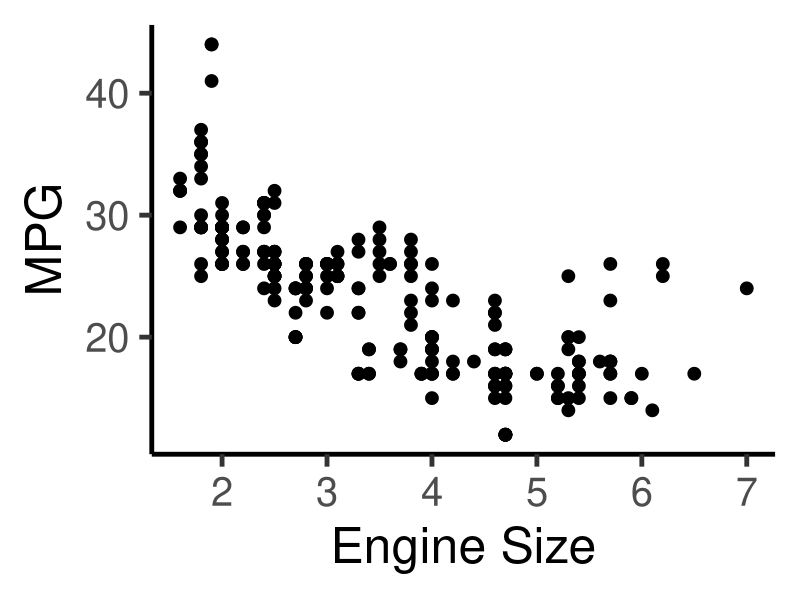
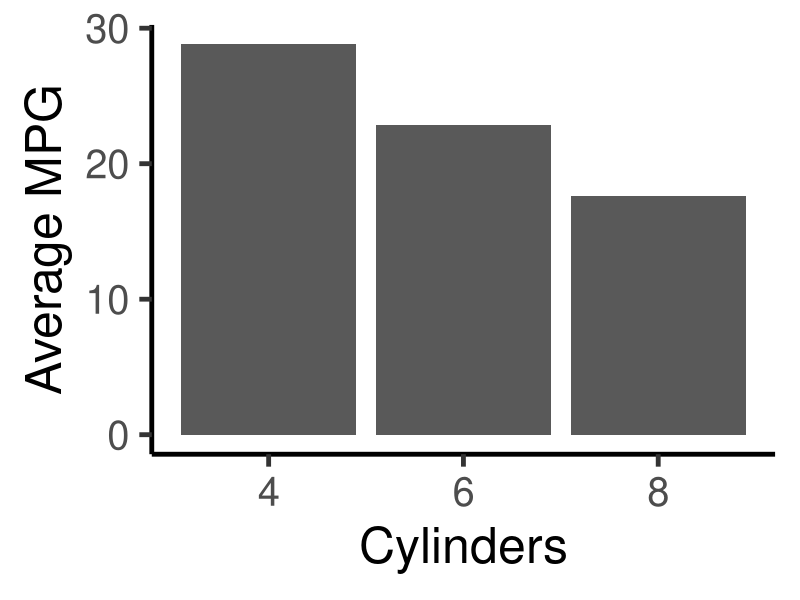
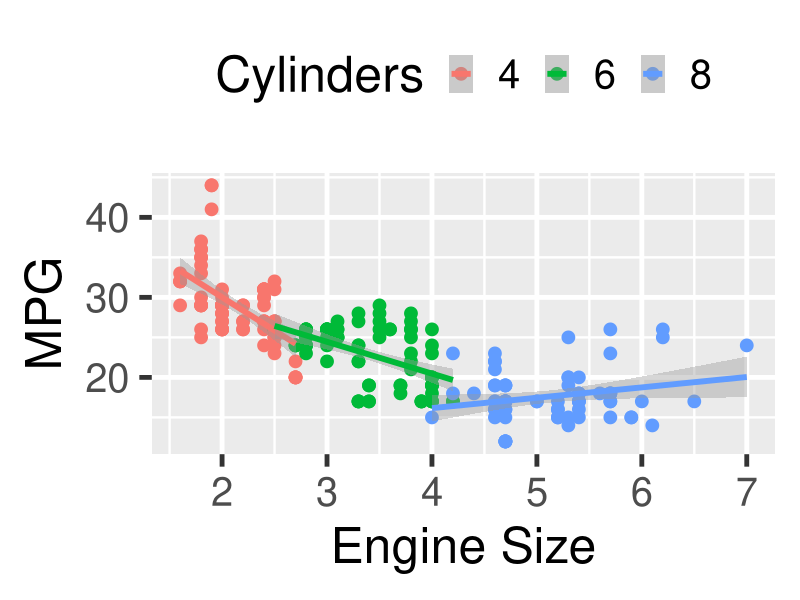
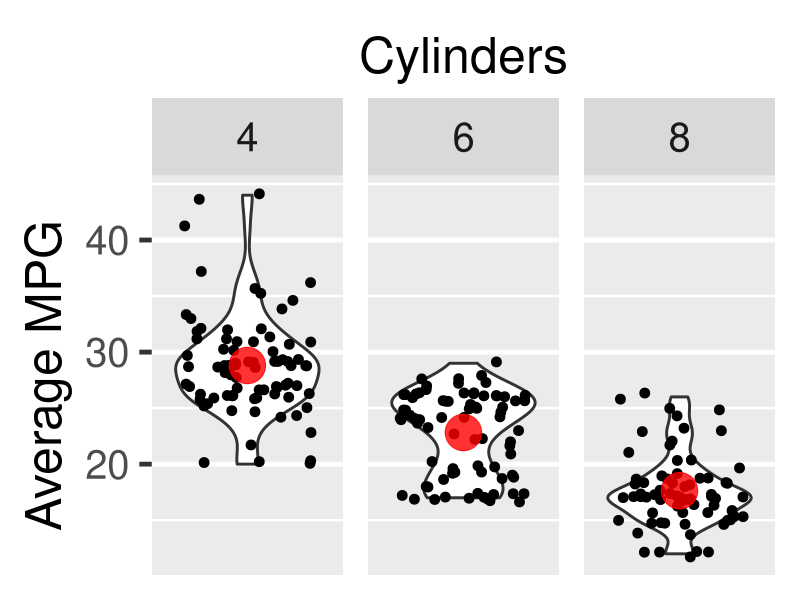
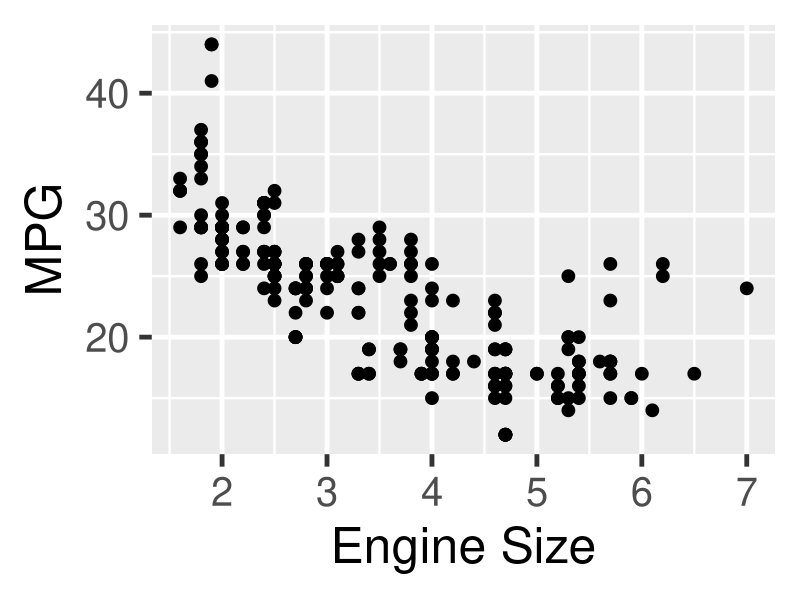
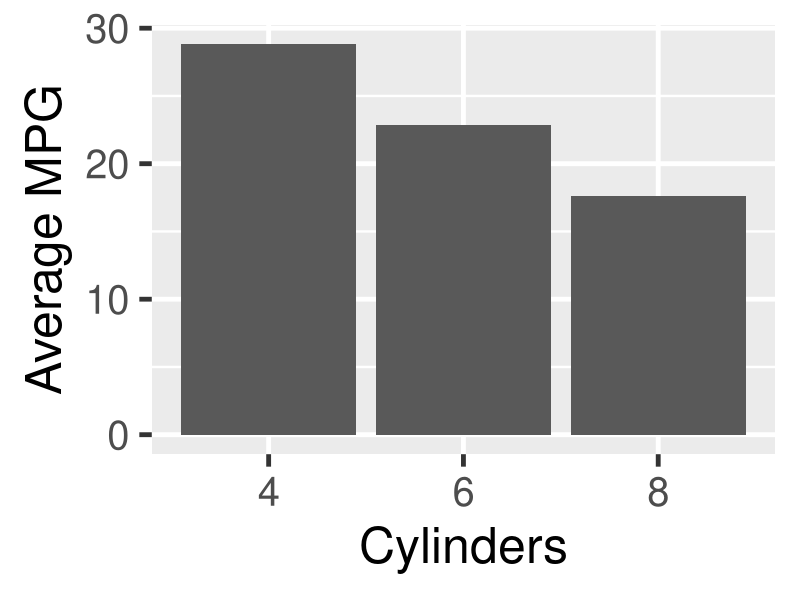

The R source for these figures, in order:
## ---- chunk 1
#| layout-ncol: 2
#| fig-height: 8
#| echo: false
#| message: false

library(tidyverse)
mpg2 <- filter(mpg, cyl != 5)

ggplot(mpg2, aes(x = displ, y = hwy)) + 
  geom_point(size = 4) + 
  labs(x = "Engine Size", y = "MPG") + 
  theme_classic(base_size = 36)

ggplot(mpg2, aes(x = factor(cyl), y = hwy)) + 
  stat_summary(geom = "col", fun = mean) + 
  labs(x = "Cylinders", y = "Average MPG") + 
  theme_classic(base_size = 36)
## ---- chunk 2
#| layout-ncol: 2
#| fig-height: 8
#| echo: false
#| message: false

library(tidyverse)

ggplot(mpg2, aes(x = displ, y = hwy, color = factor(cyl))) + 
  geom_point(size = 4) + 
  geom_smooth(method = "lm", size = 2) +
  labs(x = "Engine Size", y = "MPG", color = "Cylinders") + 
  theme_grey(base_size = 36) +
  theme(legend.position = "top")

ggplot(mpg2, aes(x = "0", y = hwy)) + 
  facet_wrap(~cyl) +
  geom_violin(size = 1) +
  geom_jitter(size = 3) +
  stat_summary(
    geom = "point", 
    fun = mean, 
    size = 12, 
    color = "red", 
    alpha = 0.8
  ) + 
  scale_x_discrete(position = "top") +
  labs(x = "Cylinders", y = "Average MPG") + 
  theme_grey(base_size = 36) +
  theme(
    axis.ticks.x = element_blank(),
    panel.grid.major.x = element_blank(),
    axis.text.x = element_blank()
  )
## ---- chunk 3
#| rows.print: 6

mpg
## ---- chunk 4
#| layout-ncol: 2
#| fig-height: 8
#| echo: false
#| message: false

ggplot(mpg2, aes(x = displ, y = hwy)) + 
  geom_point(size = 4) + 
  labs(x = "Engine Size", y = "MPG") + 
  theme_grey(base_size = 36)

ggplot(mpg2, aes(x = factor(cyl), y = hwy)) + 
  stat_summary(geom = "col", fun = mean) + 
  labs(x = "Cylinders", y = "Average MPG") + 
  theme_grey(base_size = 36)
